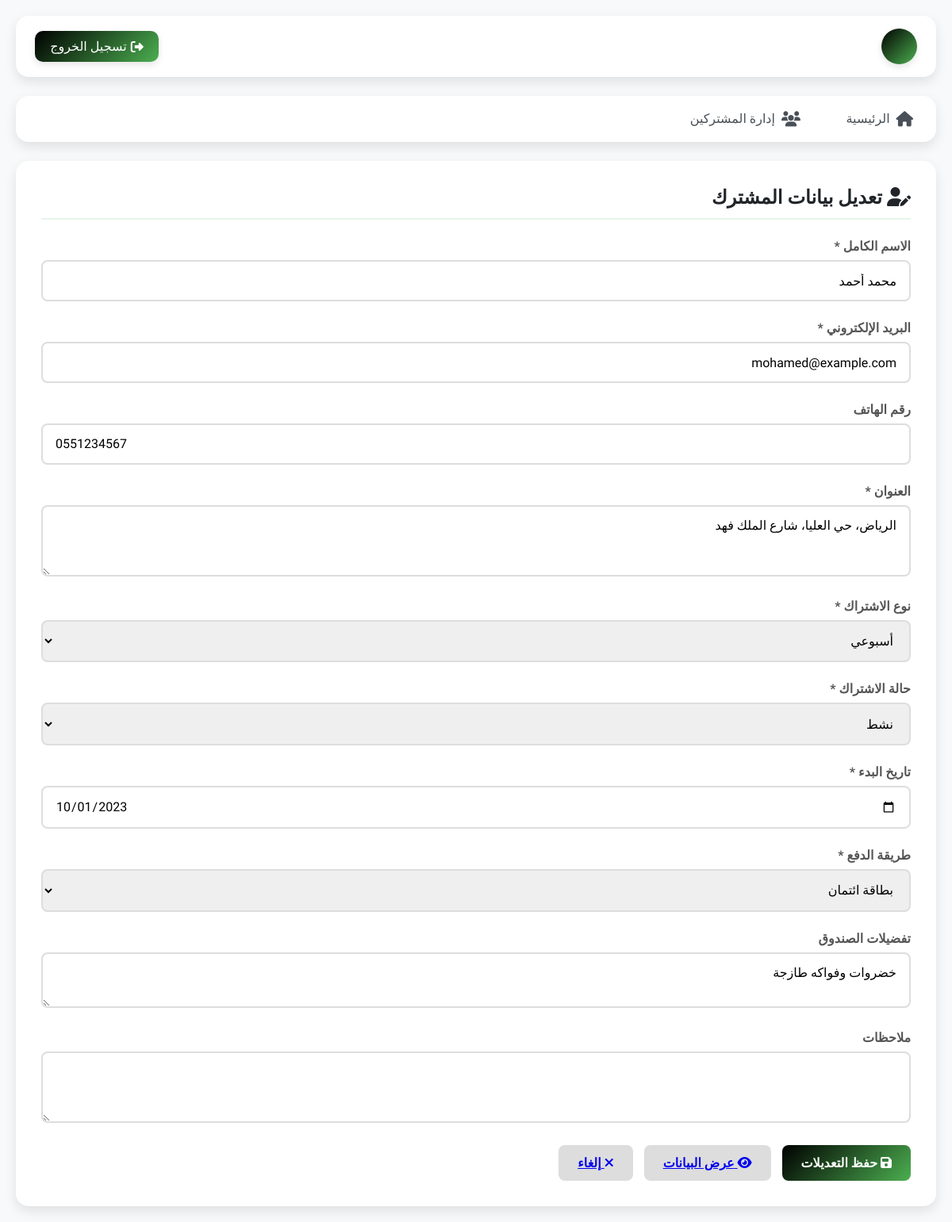
Screenshot of /edit_subscriber.php?id=1 (signed in) with the database file from the repository.
### tables this page shows
CREATE TABLE IF NOT EXISTS subscribers (
    id INT AUTO_INCREMENT PRIMARY KEY,
    full_name VARCHAR(255) NOT NULL,
    email VARCHAR(255) NOT NULL UNIQUE,
    phone VARCHAR(20),
    address TEXT NOT NULL,
    subscription_type ENUM('أسبوعي', 'شهري', 'ربع سنوي') DEFAULT 'أسبوعي',
    subscription_status ENUM('نشط', 'موقف', 'ملغى') DEFAULT 'نشط',
    start_date DATE NOT NULL,
    payment_method ENUM('بطاقة ائتمان', 'تحويل بنكي', 'نقدي عند الاستلام') DEFAULT 'بطاقة ائتمان',
    box_preferences TEXT,
    notes TEXT,
    created_at TIMESTAMP DEFAULT CURRENT_TIMESTAMP,
    updated_at TIMESTAMP DEFAULT CURRENT_TIMESTAMP ON UPDATE CURRENT_TIMESTAMP
);

### edit_subscriber.php (the view, shortened to what this page needs)
<?php
include "config.php";
$id = $_GET['id'];
$sql = "SELECT * FROM subscribers WHERE id = $id";
$result = mysqli_query($conn, $sql);
$subscriber = mysqli_fetch_assoc($result);
?>
<!DOCTYPE html>
<html lang="ar" dir="rtl">
<head>
    <link rel="stylesheet" href="https://cdnjs.cloudflare.com/ajax/libs/font-awesome/6.4.0/css/all.min.css">
</head>
<body>
    <div class="container">
        <div class="topbar">
            <div class="user-info">
                <div class="avatar"><?php echo substr($_SESSION["username"], 0, 1); ?></div>
            </div>
            <a href="logout.php" class="logout-btn"><i class="fas fa-sign-out-alt"></i> تسجيل الخروج</a>
        </div>
        <div class="nav">
            <a href="index.php"><i class="fas fa-home"></i> الرئيسية</a>
            <a href="subscribers.php"><i class="fas fa-users"></i> إدارة المشتركين</a>
        </div>
        <div class="form-container">
            <h2 class="form-title"><i class="fas fa-user-edit"></i> تعديل بيانات المشترك</h2>
            <form method="POST" action="">
                <div class="form-group">
                    <label for="full_name" class="form-label">الاسم الكامل *</label>
                    <input type="text" class="form-control" id="full_name" name="full_name" value="<?php echo $subscriber['full_name']; ?>" required>
                </div>
                <div class="form-group">
                    <label for="email" class="form-label">البريد الإلكتروني *</label>
                    <input type="email" class="form-control" id="email" name="email" value="<?php echo $subscriber['email']; ?>" required>
                </div>
                <div class="form-group">
                    <label for="phone" class="form-label">رقم الهاتف</label>
                    <input type="tel" class="form-control" id="phone" name="phone" value="<?php echo $subscriber['phone']; ?>">
                </div>
                <div class="form-group">
                    <label for="address" class="form-label">العنوان *</label>
                    <textarea class="form-control" id="address" name="address" rows="3" required><?php echo $subscriber['address']; ?></textarea>
                </div>
                <div class="form-group">
                    <label for="subscription_type" class="form-label">نوع الاشتراك *</label>
                    <select class="form-control" id="subscription_type" name="subscription_type" required>
                        <option value="أسبوعي" <?php echo $subscriber['subscription_type'] == 'أسبوعي' ? 'selected' : ''; ?>>أسبوعي</option>
                    </select>
                </div>
                <div class="form-group">
                    <label for="subscription_status" class="form-label">حالة الاشتراك *</label>
                    <select class="form-control" id="subscription_status" name="subscription_status" required>
                        <option value="نشط" <?php echo $subscriber['subscription_status'] == 'نشط' ? 'selected' : ''; ?>>نشط</option>
                    </select>
                </div>
                <div class="form-group">
                    <label for="start_date" class="form-label">تاريخ البدء *</label>
                    <input type="date" class="form-control" id="start_date" name="start_date" value="<?php echo $subscriber['start_date']; ?>" required>
                </div>
                <div class="form-group">
                    <label for="payment_method" class="form-label">طريقة الدفع *</label>
                    <select class="form-control" id="payment_method" name="payment_method" required>
                        <option value="بطاقة ائتمان" <?php echo $subscriber['payment_method'] == 'بطاقة ائتمان' ? 'selected' : ''; ?>>بطاقة ائتمان</option>
                    </select>
                </div>
                <div class="form-group">
                    <label for="box_preferences" class="form-label">تفضيلات الصندوق</label>
                    <textarea class="form-control" id="box_preferences" name="box_preferences" rows="2"><?php echo $subscriber['box_preferences']; ?></textarea>
                </div>
                <div class="form-group">
                    <label for="notes" class="form-label">ملاحظات</label>
                    <textarea class="form-control" id="notes" name="notes" rows="3"><?php echo $subscriber['notes']; ?></textarea>
                </div>
                <button type="submit" class="btn btn-primary"><i class="fas fa-save"></i> حفظ التعديلات</button>
                <a href="view_subscriber.php?id=<?php echo $subscriber['id']; ?>" class="btn" style="background: #ddd; margin-right: 10px;"><i class="fas fa-eye"></i> عرض البيانات</a>
                <a href="subscribers.php" class="btn" style="background: #ddd; margin-right: 10px;"><i class="fas fa-times"></i> إلغاء</a>
            </form>
        </div>
    </div>
</body>
</html>

### edit_subscriber.php (style rules this page uses)
:root { --primary: #000000; --primary-dark: #333333; --secondary: #4CAF50; --success: #4CAF50; --danger: #F44336; --info: #2196F3; --warning: #FF9800; --light: #f8f9fa; --dark: #212529; --background: #f8f9fa; --card-shadow: 0 6px 15px rgba(0, 0, 0, 0.1); }
* { margin: 0; padding: 0; box-sizing: border-box; font-family: 'Tajawal', sans-serif; }
body { background-color: var(--background); color: #333; min-height: 100vh; }
.container { max-width: 1200px; margin: 0 auto; padding: 20px; }
.topbar { background-color: white; border-radius: 16px; padding: 1rem 1.5rem; margin-bottom: 1.5rem; display: flex; justify-content: space-between; align-items: center; box-shadow: var(--card-shadow); }
.user-info { display: flex; align-items: center; }
.user-info .avatar { width: 45px; height: 45px; background: linear-gradient(135deg, var(--primary), var(--secondary)); border-radius: 50%; display: flex; align-items: center; justify-content: center; color: white; margin-left: 10px; font-weight: bold; box-shadow: 0 4px 8px rgba(0,0,0,0.1); }
.logout-btn { background: linear-gradient(135deg, var(--primary), var(--secondary)); color: white; padding: 0.6rem 1.2rem; border-radius: 10px; text-decoration: none; display: flex; align-items: center; transition: all 0.3s; box-shadow: 0 4px 8px rgba(0,0,0,0.1); }
.logout-btn i { margin-left: 5px; }
.nav { display: flex; background: white; border-radius: 16px; margin-bottom: 1.5rem; box-shadow: var(--card-shadow); overflow: hidden; animation: slideDown 0.6s ease; }
.nav a { padding: 1.2rem 1.8rem; text-decoration: none; color: #495057; font-weight: 500; transition: all 0.3s; display: flex; align-items: center; position: relative; overflow: hidden; }
.nav a:before { content: ''; position: absolute; top: 0; left: 0; width: 100%; height: 100%; background: linear-gradient(135deg, var(--primary), var(--secondary)); z-index: -1; transform: translateY(100%); transition: transform 0.3s ease; }
.nav a i { margin-left: 8px; font-size: 1.2rem; }
.form-container { background-color: white; border-radius: 16px; padding: 2rem; box-shadow: var(--card-shadow); }
.form-title { font-size: 1.5rem; color: var(--dark); margin-bottom: 1.5rem; padding-bottom: 0.8rem; border-bottom: 2px solid #E8F5E9; }
.form-group { margin-bottom: 1.5rem; }
.form-label { display: block; margin-bottom: 0.5rem; font-weight: 600; color: #555; }
.form-control { width: 100%; padding: 0.9rem 1rem; border: 2px solid #ddd; border-radius: 8px; font-size: 1rem; transition: all 0.3s; }
.btn { padding: 0.8rem 1.5rem; border: none; border-radius: 8px; font-size: 1rem; font-weight: 600; cursor: pointer; transition: all 0.3s; }
.btn-primary { background: linear-gradient(135deg, var(--primary), var(--secondary)); color: white; }

### rows the page displays
subscribers: full_name "محمد أحمد", email "mohamed@example.com", phone "0551234567", address "الرياض، حي العليا، شارع الملك فهد", subscription_type "أسبوعي", subscription_status "نشط", start_date "10/01/2023", payment_method "بطاقة ائتمان", box_preferences "خضروات وفواكه طازجة"
